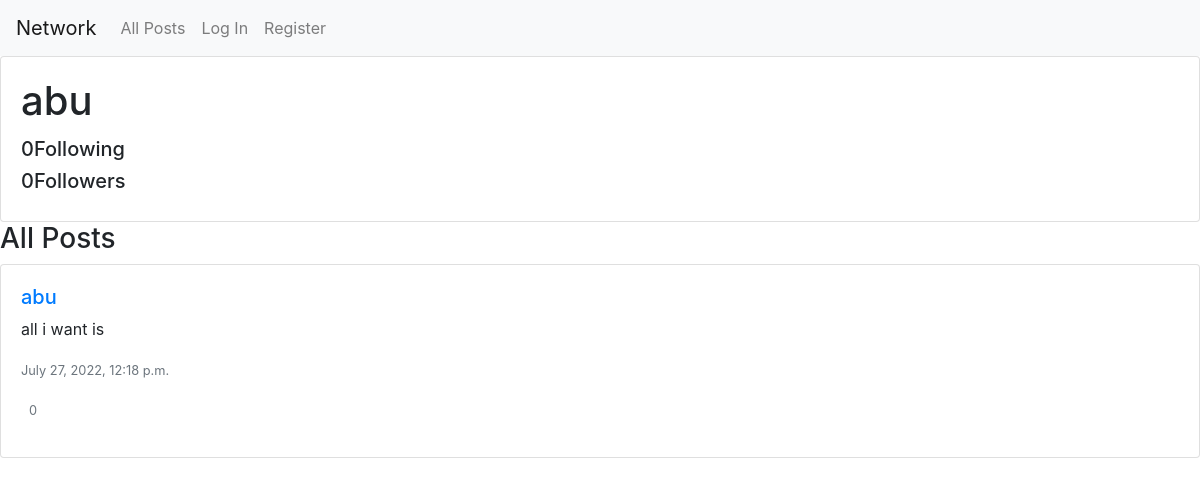
Page /profile/abu on the earlier database version.
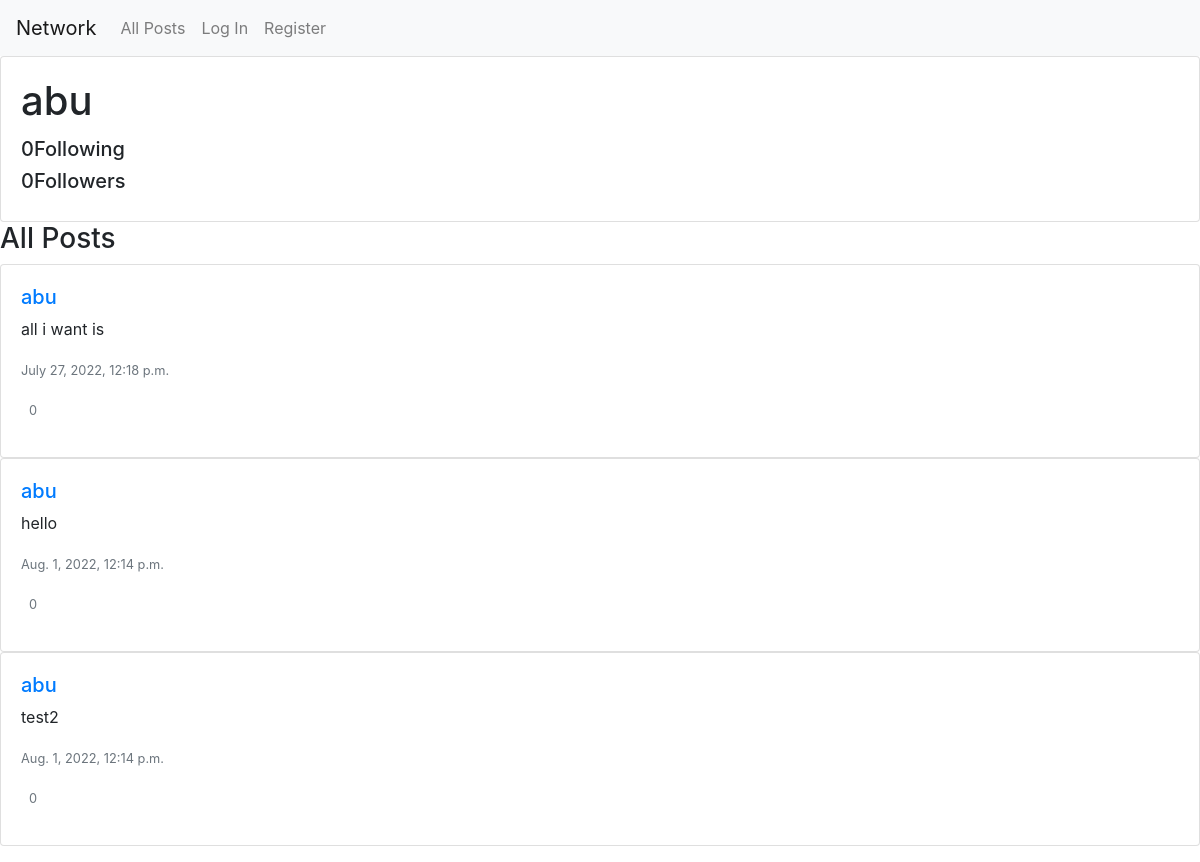
Same page on the later database version.
### network/models.py (models this page shows, shortened)
class Post(models.Model):
    user = models.ForeignKey(User, on_delete=models.CASCADE)
    text = models.CharField(max_length=160, default=None)
    post_date = models.DateTimeField(default=datetime.now, blank=True)

class User(AbstractUser):
    pass

### network/views.py (the view)
# urls.py: path("profile/<str:username>", views.profile, name="profile"),
def profile(request, username):
    is_following = 0
    profile_user = User.objects.get(username=username)
    if request.user.is_authenticated:
        logged_user = request.session['_auth_user_id']
        is_following = Follower.objects.filter(follower=logged_user, following=profile_user).count()
        likes = Like.objects.filter(post=OuterRef('id'), user_id=logged_user)
        posts = Post.objects.filter(user=profile_user).order_by('post_date').annotate(current_like=Count(likes.values('id')))
    else:
        posts = Post.objects.filter(user=profile_user).order_by('post_date').all()
    total_following = Follower.objects.filter(follower=profile_user).count()
    total_followers = Follower.objects.filter(following=profile_user).count()
    paginator = Paginator(posts, MAX_POSTS_PER_PAGE)
    page_number = request.GET.get('page')
    page_obj = paginator.get_page(page_number)
    return render(request, "network/profile.html", {
        "user_profile": profile_user,
        "posts": page_obj,
        "is_following": is_following,
        'total_following': total_following,
        'total_followers': total_followers,
        'form': NewPostForm(),
        'form_edit': NewEditPostForm()
    })

### network/templates/network/profile.html (shortened to what this page needs)
{% extends "network/layout.html" %}
{% block body %}
<div class="card">
    <div class="card-body">
        <h1 class="card-title">{{user_profile.username}}</h1>
        <h5 class="card-text"><span id="sp_following">{{total_following}}</span>Following</h5>
        <h5 class="card-text"><span id="sp_followers">{{total_followers}}</span>Followers</h5>
    </div>
</div>
<div id="content">
    <h3>All Posts</h3>
    {% for post in posts %}
    <div class="card">
        <div class="card-body">
            <h5><a href="{% url 'profile' post.user.username %}">{{post.user.username}}</a></h5>
            <p class="card-text" id="post_text_{{post.id}}">{{ post.text }}</p>
            <p class="card-text"><small class="text-muted">{{post.post_date}}</small></p>
            <p class="card-text">
                <div data-id="{{post.id}}" class="card=link {% if post.current_like > 0  %} fas {%else%} far {% endif %} fa-heart">&nbsp<small class="text-muted">
                    {{post.like_set.count}}
                </small>
                </div>
            </p>
        </div>
    </div>
    {% empty %}
    <h2>No posts</h2>
    {% endfor %}
</div>
{% endblock %}

Differences in the rows shown:
added Post: user.username "abu", text "hello", post_date "Aug. 1, 2022, 12:14 p.m.", like_set.count "0"
added Post: user.username "abu", text "test2", post_date "Aug. 1, 2022, 12:14 p.m.", like_set.count "0"
